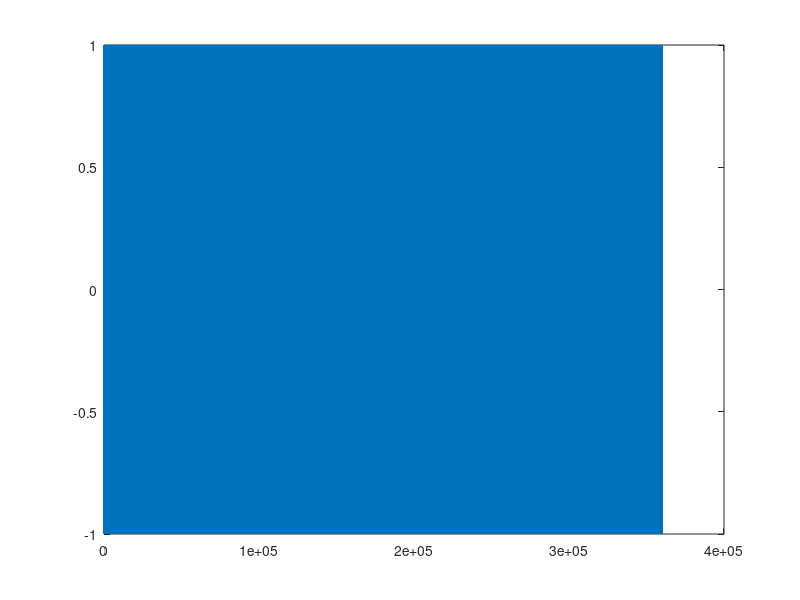

Write the MATLAB code that produced this figure. (Note: this script raises an error after producing the figure.)
%% Figure 2 from Righetti, Buchli, and Ijspeert, (2006)
% start/stop simulation
t0 = 0;
tend = 3000; % fig 2.
Fs = 120; %500

% input signal
F_t = linspace(t0, tend, tend*Fs);
F = cos(30*F_t);
plot(F)

% model parameters
m = 1;                  % osc amplitude
e = [1 ;0.8; 0.6; 0.4]; % learning rates from fig 2.
tspan = [t0 tend];      % full timespan
%tspan = [cos_t];        % time point as cos

% integration 
for i = 1:length(e)
[t, y] = ode45(@(t,x)hopf_learn(t,x, m, e(i), F, F_t)...
    ,tspan, [0, 1, 40] );
    plot(t,y(:,3), 'black');
    hold on
end

title('Adaptive-Frequency Hopf Oscillator with Hebbian Learning')
xlabel('Time')
ylabel('W (Angular Frequency)')
legend(num2str(e))
hold off;

%% Multiple initial conditions
% start/stop simulation
t0 = 0;                 % start time
tend = 800;             % end time
Fs = 120;               % sample rate of input signal

% periodic forcing (cosine input)
F_t = linspace(t0, tend, tend*Fs);
F = cos(30*F_t);
plot(F); ylim([-1.5 1.5]);

% model parameters
m = 1;                  % osc amplitude
e = 1;                  % learning rate
w0 = [18; 26; 36; 42];  % initial conditions for osc freq
tspan = [t0 tend];      % full timespan
%tspan = [cos_t];       % time point as cos

% integration 
for i = 1:length(w0)
[t, y] = ode45(@(t,x)hopf_learn(t,x, m, e, F, F_t)...
    ,tspan, [0, 1, w0(i)] );
    plot(t,y(:,3), 'black');
    hold on
end

title('Adaptive-Frequency Hopf Oscillator with Hebbian Learning')
xlabel('Time')
ylabel('W (Angular Frequency)')
legend(num2str(w0))
hold off;


%% One Rhythmic Frequency 
% start/stop simulation
t0 = 0;
tend = 250; % 3000, fig 2.
Fs = 120; % 500

% periodic forcing (cosine input)
F_t = linspace(t0, tend, tend*Fs);
F = cos(3*F_t);
%plot(F)

% model parameters
m = 1;                  % osc amplitude
e = [1 ;0.8; 0.6; 0.4]; % learning rates from fig 2.
%tspan = [t0 tend];      % full timespan
tspan = [F_t];        % time point as cos

for i = 1
[t, y] = ode45(@(t,x)hopf_learn(t,x, m, e(i), F, F_t)...
    ,tspan, [0, 1, 10] );
end

figure(1);
hold on
plot(t,y(:,3), 'black');
title('Adaptive-Frequency Hopf Oscillator with Hebbian Learning')
xlabel('Time')
ylabel('W (Angular Frequency)')
legend(num2str(e(i)))
hold off;


% Time series of w-dot and oscs
figure(2);
hold on
subplot(2,1,1)
plot(t,y(:,3), 'black', 'LineWidth', 1.5);
xlim([110 160])
title('Dynamics of Frequency Adaptation')
xlabel('Time')
ylabel('W (Angular Frequency)')
legend(num2str(e(i)))
hold off;

figure(2); 
subplot(2,1,2)
plot(t,F, '--black', 'LineWidth', 1.5);
hold on;
plot(t,y(:,2), 'LineWidth', 2, 'Color', '#7E2F8E');
xlim([110 160]);
title('Input Signal and Oscillator')
xlabel('Time')
ylabel('Amplitude')
legend('F', 'Oscillator')
hold off;


% phase portrait
figure;
hold on;
plot(y(:,1),y(:,2),	'Color','#808080', 'LineWidth', 0.5)
plot(y(1,1),y(1,2),'.-', 'MarkerSize', 20, 'Color', '#7E2F8E')        % initial conditions
plot(y(end,1),y(end,2),'.-','MarkerSize', 20)    % final position
title(['Phase Portrait: e = ' num2str(e(i))]);
xlabel('x-dot');
ylabel('y-dot');
hold off
%%
% tspan for gif
[~, gifStart] = min(abs(120-t));
[~, gifStop] = min(abs(145-t));

% gif
fig2 = figure;
fig2.Position = [823   264   417   714];
subplot(3,1,1)
phasesp_1a = animatedline('Color','#808080', 'LineWidth', 0.25);
phasesp_1b = animatedline('Marker','.', 'MarkerSize', 20, 'Color', '#7E2F8E');
xlim([-1.5 1.5]);
ylim([-1.5 1.5]);
xlabel('x');
ylabel('y');
title('Phase Space');
subplot(3,1,2)
phasesp_2a = animatedline('Color','#808080', 'LineWidth', 0.25);
phasesp_2b = animatedline('Marker','.', 'MarkerSize', 20, 'Color', '#7E2F8E');
xlim([t(gifStart) t(gifStop)]);
ylim([2 10]);
yline(3, 'k--');
ylabel('w');
title('Frequency Adaptation');
subplot(3,1,3)
phasesp_3a = animatedline('Color','#7E2F8E', 'LineWidth',1);
phasesp_3b = animatedline('LineStyle', '--','Color','#808080', 'LineWidth', 1);
xlim([t(gifStart) t(gifStop)]);
ylim([-1.2 1.2]);
ylabel('y');
xlabel('Time');
title('Oscillation (y-var) and Input Signal (dashed)');

gif('Hopf_PhaseP.gif')


for k = gifStart:5:gifStop
    x_k = y(k,1);
    y_k = y(k,2);
    w_k = y(k,3);
    F_k = F(k);
    subplot(3,1,1)
    addpoints(phasesp_1a, x_k,y_k);
    addpoints(phasesp_1b, x_k,y_k);
    sgtitle(sprintf('Steps %0.2f',k));
    subplot(3,1,2)
    addpoints(phasesp_2a, t(k), w_k);
    addpoints(phasesp_2b, t(k), w_k);
    subplot(3,1,3)
    addpoints(phasesp_3a, t(k), y_k);
    addpoints(phasesp_3b, t(k), F_k);
    drawnow
    gif
    clearpoints(phasesp_1b)
    clearpoints(phasesp_2b)
end



%% Multiple rhythmic frequencies
% start/stop simulation
t0 = 0;
tend = 50; 
Fs = 120;

% input signal
f1 = 3;
f2 = 6;
f3 = 9;
F_t = linspace(t0, tend, tend*Fs);
F = sin(f1*F_t) + cos(f2*F_t) + sin(f3*F_t) ;
plot(F)

% model parameters
m = 1;                  % osc amplitude
e = 1;                  % learning rate
%tspan = [t0 tend];     % full timespan
tspan = [F_t];          % time point as cos
w0 = [1;4;5;10];         % initial osc freqs

y_comp = [];

for i = 1:length(w0)
[t, y] = ode45(@(t,x)hopf_learn(t,x, m, e, F, F_t)...
    ,tspan, [0, 1, w0(i)] );
    plot(t,y(:,3), 'black');
    y_comp(:,i) = y(:,2);
    hold on
end

yline(f1,'k--');
yline(f2,'k--');
yline(f3,'k--');
title('Adaptive-Frequency Hopf Oscillator with Hebbian Learning')
xlabel('Time')
ylabel('W (Angular Frequency)')
legend(num2str(w0))
hold off;



figure; 
subplot(4,1,1)
plot(t,F, '-black', 'LineWidth', 1.5);
hold on;
plot(t,y_comp(:,4),'LineWidth', 2, 'Color', '#D95319')
ylabel('Amplitude')
legend('F', ['Oscillator'])
title([num2str(w0(4)) '-Hz Oscillator'])
hold off;

subplot(4,1,2)
hold on;
plot(t,F, '-black','LineWidth', 1.5);
plot(t,y_comp(:,3),'LineWidth', 2,'Color', 	'#D95319')
ylabel('Amplitude')
title([num2str(w0(3)) '-Hz Oscillator'])
hold off;

subplot(4,1,3)
hold on;
plot(t,F, '-black','LineWidth', 1.5);
plot(t,y_comp(:,2),'LineWidth', 2, 'Color', '#D95319');
ylabel('Amplitude')
title([num2str(w0(2)) '-Hz Oscillator'])
hold off;

subplot(4,1,4)
hold on;
plot(t,F, '-black','LineWidth', 1.5);
plot(t,y_comp(:,1),'LineWidth', 2, 'Color', 	'#D95319');
ylabel('Amplitude')
title([num2str(w0(1)) '-Hz Oscillator'])
hold off;

xlim([1 40]);
xlabel('Time')
ylabel('Amplitude')


%% Musical Rhythm
% NOT CURRENTLY WORKING
Fs = 120; % 500

%%%%%% Make stimulus %%%%%%  
s = stimulusMake(1, 'mid', 'Iso_2_1_Original_120BBPM_32cycles.mid', 'display', 1, 'fs', Fs);   % Western training rhythm
%s = stimulusMake(1, 'mid', 'NonIso_3_2_Original_120BPM_32cycles.mid', 'display', 1); % Balkan training rhythm

% start/stop simulation
t0 = s.t(1);
tend = s.t(end); % 3000, fig 2.

F_t = s.t;
s.x = 0.16*s.x/rms(s.x);      
F = s.x;
plot(F_t,F);

% model parameters
m = 1;                  % osc amplitude
e = 2; 
%tspan = [t0 tend];     % full timespan
tspan = [F_t];        % time point as cos


for i = 1
[t, y] = ode45(@(t,x)hopf_learn(t,x, m, e(i), F, F_t)...
    ,tspan, [0, 1, 8] );
end

figure;
hold on
plot(t,y(:,3), 'black');
title('Adaptive-Frequency Hopf Oscillator with Hebbian Learning')
xlabel('Time')
ylabel('W (Angular Frequency)')
legend(num2str(e(i)))
hold off;

% Time series 
figure; 
hold on;
plot(t,F, '--black');
plot(t,y(:,2), 'blue');
plot(t,y(:,1), '--blue');
xlim([t0 10]);
title('Adaptive-Frequency Hopf Oscillator with Hebbian Learning')
xlabel('Time')
ylabel('Amplitude')
legend('F', 'Oscillator')
hold off;




      